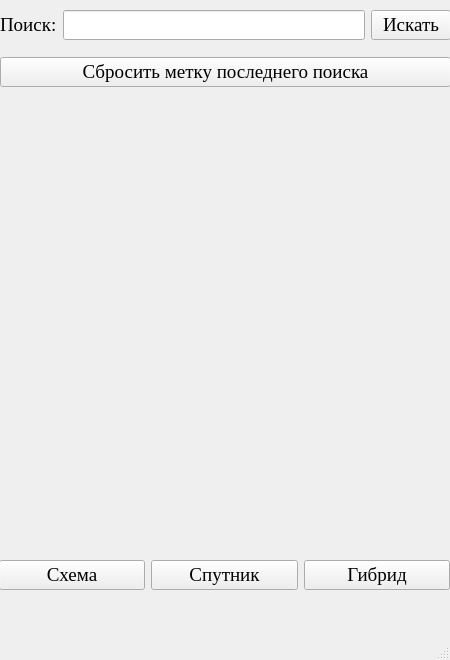
<?xml version="1.0" encoding="UTF-8"?>
<ui version="4.0">
 <class>MainWindow</class>
 <widget class="QMainWindow" name="MainWindow">
  <property name="geometry">
   <rect>
    <x>0</x>
    <y>0</y>
    <width>450</width>
    <height>660</height>
   </rect>
  </property>
  <property name="font">
   <font>
    <family>Times New Roman</family>
    <pointsize>14</pointsize>
   </font>
  </property>
  <property name="focusPolicy">
   <enum>Qt::StrongFocus</enum>
  </property>
  <property name="windowTitle">
   <string>Большая задача по Maps API</string>
  </property>
  <widget class="QWidget" name="centralwidget">
   <widget class="QLabel" name="label">
    <property name="geometry">
     <rect>
      <x>0</x>
      <y>100</y>
      <width>450</width>
      <height>450</height>
     </rect>
    </property>
    <property name="text">
     <string/>
    </property>
    <property name="alignment">
     <set>Qt::AlignCenter</set>
    </property>
   </widget>
   <widget class="QWidget" name="horizontalLayoutWidget">
    <property name="geometry">
     <rect>
      <x>-1</x>
      <y>550</y>
      <width>451</width>
      <height>51</height>
     </rect>
    </property>
    <layout class="QHBoxLayout" name="horizontalLayout">
     <item>
      <widget class="QPushButton" name="pushButton">
       <property name="cursor">
        <cursorShape>PointingHandCursor</cursorShape>
       </property>
       <property name="text">
        <string>Схема</string>
       </property>
      </widget>
     </item>
     <item>
      <widget class="QPushButton" name="pushButton_2">
       <property name="cursor">
        <cursorShape>PointingHandCursor</cursorShape>
       </property>
       <property name="text">
        <string>Спутник</string>
       </property>
      </widget>
     </item>
     <item>
      <widget class="QPushButton" name="pushButton_3">
       <property name="cursor">
        <cursorShape>PointingHandCursor</cursorShape>
       </property>
       <property name="text">
        <string>Гибрид</string>
       </property>
      </widget>
     </item>
    </layout>
   </widget>
   <widget class="QWidget" name="gridLayoutWidget">
    <property name="geometry">
     <rect>
      <x>0</x>
      <y>-1</y>
      <width>451</width>
      <height>101</height>
     </rect>
    </property>
    <layout class="QGridLayout" name="gridLayout_2">
     <item row="0" column="1">
      <widget class="QLineEdit" name="lineEdit"/>
     </item>
     <item row="0" column="0">
      <widget class="QLabel" name="label_2">
       <property name="text">
        <string>Поиск:</string>
       </property>
      </widget>
     </item>
     <item row="0" column="2">
      <widget class="QPushButton" name="pushButton_4">
       <property name="cursor">
        <cursorShape>PointingHandCursor</cursorShape>
       </property>
       <property name="text">
        <string>Искать</string>
       </property>
      </widget>
     </item>
     <item row="1" column="0" colspan="3">
      <widget class="QPushButton" name="pushButton_5">
       <property name="cursor">
        <cursorShape>PointingHandCursor</cursorShape>
       </property>
       <property name="text">
        <string>Сбросить метку последнего поиска</string>
       </property>
      </widget>
     </item>
    </layout>
   </widget>
  </widget>
  <widget class="QMenuBar" name="menubar">
   <property name="geometry">
    <rect>
     <x>0</x>
     <y>0</y>
     <width>450</width>
     <height>27</height>
    </rect>
   </property>
  </widget>
  <widget class="QStatusBar" name="statusbar"/>
 </widget>
 <resources/>
 <connections/>
</ui>
